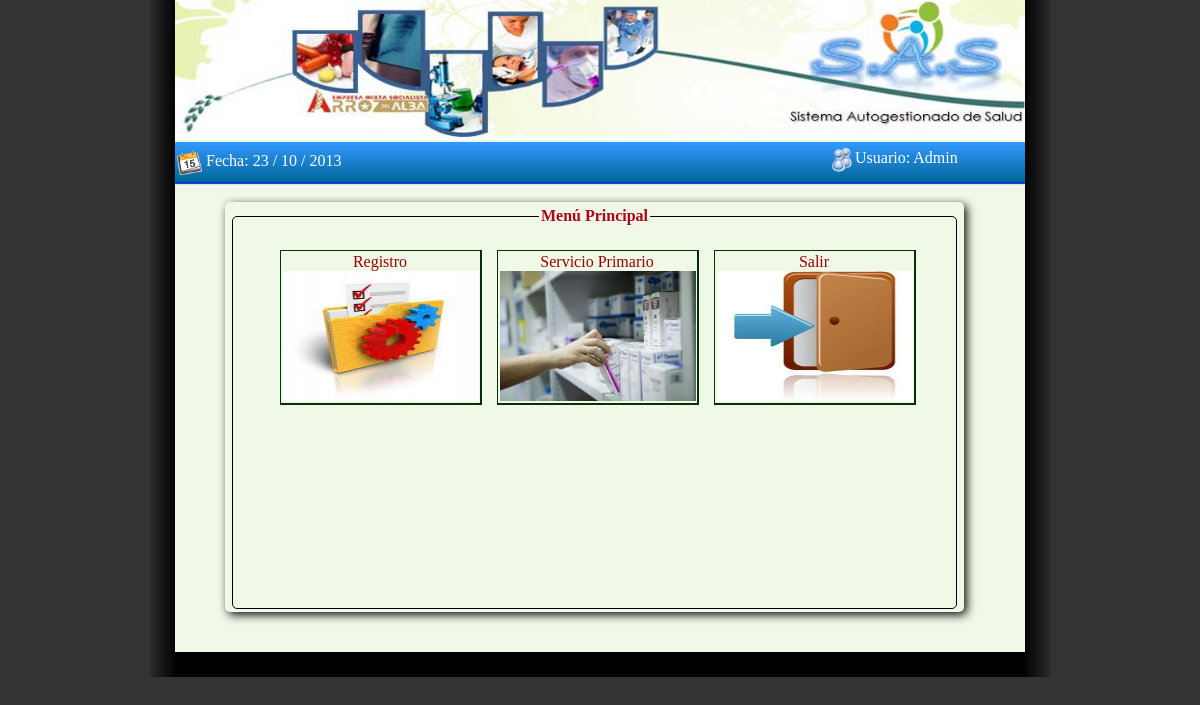
The page /menu.php (signed in) on the database as committed earlier.
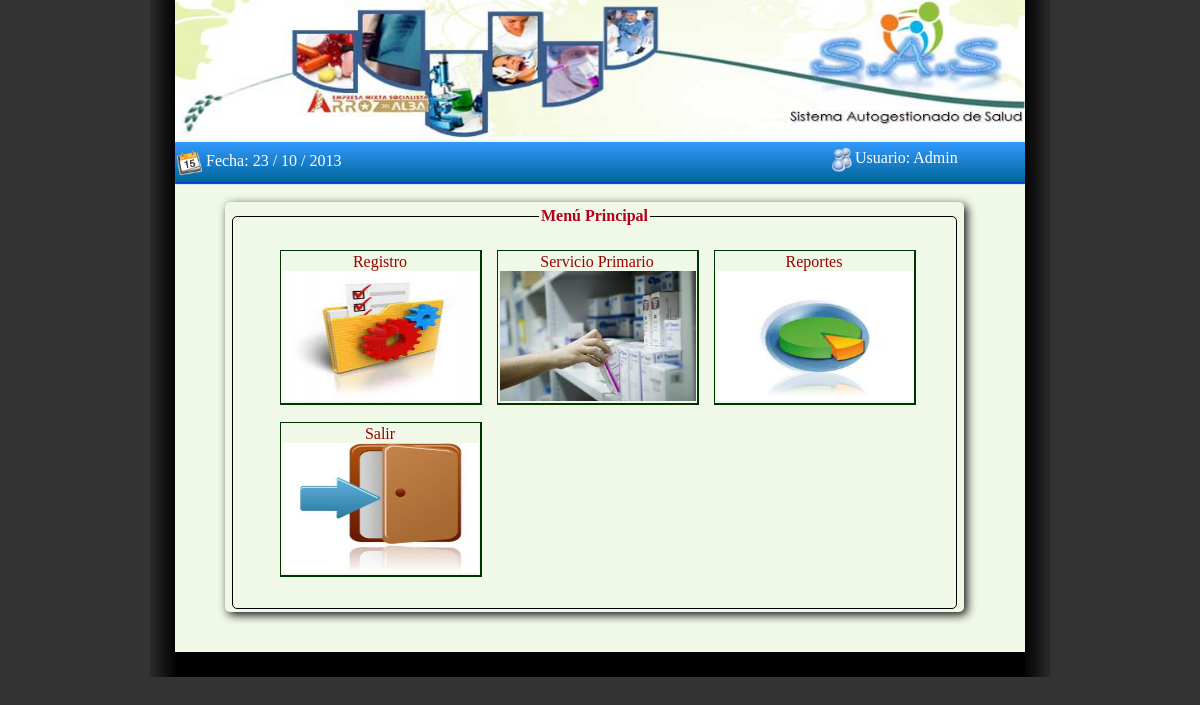
The same page on the database as committed later.
### tables this page shows
CREATE TABLE IF NOT EXISTS `tmodulo` (
  `idmodulo` int(11) NOT NULL AUTO_INCREMENT,
  `url` varchar(100) NOT NULL,
  `descripcion` varchar(255) NOT NULL,
  `icono` varchar(200) NOT NULL,
  `estatus` char(1) NOT NULL,
  PRIMARY KEY (`idmodulo`)
);

### persona/Clases/clase_vistas.php (called while the page is built, shortened)
<?
include_once( "clase_mysql.php" );
class vistas extends conectaBDMy
{
	private $login;
	function vistas() {
		$this->login="";
	}
	function setlogin($login){
		$this->login = $login;
	}
	function listamodulo()
	{
		$c=0;
			$sql="
				SELECT DISTINCT (tmodulo.idmodulo) as modulo,tmodulo.url, tmodulo.icono as ico, tmodulo.descripcion as descrip
				FROM usuario, tmodulo, tvista, tseccion, trol, tpermisos
				WHERE usuario.nombre_usuario = '$this->login'
				AND usuario.idrol = trol.idrol
				AND trol.idrol = tpermisos.idrol
				AND tpermisos.idvista = tvista.idvista
				AND tvista.idseccion = tseccion.idseccion
				AND tseccion.idmodulo = tmodulo.idmodulo";
		 $cursor=parent::ejecuta_sql($sql);
		 if($row= parent::proxima_tupla($cursor))
		 {
			 DO
			 {
				$fila[$c][1]=$row["modulo"];
				$fila[$c][2]=$row["ico"];
				$fila[$c][3]=$row["descrip"];
				$fila[$c][4]=$row["url"];
				$c++;
			 }WHILE($row= parent::proxima_tupla($cursor));
		 }
		if ( $fila>0 )
			return $fila;
		else
			return -1;
	}
}
?>

### persona/Clases/clase_mysql.php (called while the page is built, shortened)
<?PHP
class conectaBDMy
{
	private $servidor;
	private $usuario;
	private $password;
	private $conexion;
	function conectaBDMy()
	{
		$this->servidor="localhost";
		$this->usuario="root";
		$this->password="iutep";
		$this->basedatos="bdsas";
	}
	function abrir_BD()
	{
		if ( !($enlace= @mysql_connect( $this->servidor, $this->usuario, $this->password ) ) )
		{
		header("Location: ../html/Error_bd.html");
		}
		$this->conexion=$enlace;
		return true;
	}
	function ejecuta_sql( $query )
	{
		if ( $this->abrir_BD() )
	     return ( mysql_query($query,$this->conexion ) );
	else
	     return null;
	}
  function proxima_tupla($cursor)
  {
	return mysql_fetch_array($cursor);
  }
}
?>

### menu.php (the view, shortened to what this page needs)
<?php session_start();
include_once("persona/Clases/clase_vistas.php");
$vist=new vistas;
$vist->setlogin($_SESSION["login"]);
?><!DOCTYPE html PUBLIC "-//W3C//DTD XHTML 1.0 Transitional//EN" "http://www.w3.org/TR/xhtml1/DTD/xhtml1-transitional.dtd">
<html xmlns="http://www.w3.org/1999/xhtml">
<head>
<link href="estilos/css_portal.css" rel="stylesheet" type="text/css" />
</head>
<body>
 <div id="principal">
<table width="100%" height="auto" border="0" cellspacing="0" cellpadding="0">
  <tr>
    <td class="shadow_left">&nbsp;</td>
    <td>
        <table width="100%" border="0" cellspacing="0" cellpadding="0">
          <tr>
            <td><img src="Imagenes/banner.jpg" width="850" height="140" /></td>
          </tr>
        </table>
    <td class="shadow_right"></td>
     </td>
  </tr>
  <tr>
    <td height="450" class="shadow_left"></td>
    <td bgcolor="#F0F8E7">
         <div id="franja">
            <div id="usuario" class="texto">
               <img src="Imagenes/Icono3.gif" width="25" height="25" align="absmiddle"/>Usuario: <?php echo $_SESSION["login"]?>
            </div>
           <div id="fecha" class="texto">
            <img src="Imagenes/calendario.png" width="25" height="25" align="absmiddle"/><?php date_default_timezone_set('America/Caracas'); echo " Fecha: ".date('d / m  / Y') ?>
            </div>
         </div>
     <div id="capa-index">
        <div id="sombra">
        <fieldset>
            <legend style="color: #B0001B; font-weight: bold; text-align: center;">Menú Principal</legend>
            <div id="menu-principal">
            <div id="cuadro">
             <ul><?php
             	$modulos=$vist->listamodulo();
				for($i=0;$i<count($modulos);$i++)
				{
					$ico=$modulos[$i][2];
					$descrip=$modulos[$i][3];
					$url=$modulos[$i][4];
				?>
		<li><a href="<? echo $url;?>"><center><? echo $descrip;?></center><img src="<? echo $ico;?>" width="196" height="130" /></a></li>
        <?php }?>
		<li><a href="persona/Controladores/cerrarsesion.php"><center>Salir</center><img src="Imagenes/salir.jpg" width="196" height="130" /></a></li>
        </ul>
            </div>
            </div>
        </fieldset>
        </div>
        </div>
    </td>
    <td class="shadow_right">&nbsp;</td>
  </tr>
  <tr>
    <td height="25" class="shadow_left">&nbsp;</td>
    <td class="middle_spacer"></td>
    <td class="shadow_right">&nbsp;</td>
  </tr>
</table>
</div>
</body>
</html>

### estilos/css_portal.css (style rules this page uses)
body { background-color: #333; margin-top:0px; }
#principal { width:900px; height:auto; margin:auto; border-radius:8px; }
#franja { width: 850px; height: 40px; margin-top:2px; background: -moz-linear-gradient(#39F, #069); background: -webkit-gradient(linear,left bottom,left top,color-stop(0, #069),color-stop(1, #39F)); background: -webkit-linear-gradient(#39F, #069); background: -o-linear-gradient(#39F, #069); background: -ms-linear-gradient(#39F, #069); background: linear-gradient(#39F, #069); -moz-border-radius: 20px; border-radius: 1px 1px 0px 0px; -moz-box-shadow: 0 2px 1px #03C; -webkit-box-shadow: 0 2px 1px #03C; box-shadow: 0 2px 1px #03C; font-family:Calibri; color:#fff; text-decoration: none; }
.texto { font-family:Calibri; color:#fff; text-decoration: none; }
#usuario { width: 200px; height: 20px; margin-top:5px; margin-left:655px; position:absolute; }
#fecha { width: 200px; height: 20px; margin-top:8px; margin-left:2px; position:absolute; font-family:Calibri; color:#fff; text-decoration: none; }
#menu-principal { margin: auto; margin-top: 0px; width: 700px; height: 600px; display:block; position: relative; }
#capa-index { width:850px; height:450px; background:#F0F8E7; margin-top:-10px; margin-right:100; }
#cuadro { margin:0 auto; position: relative; }
#cuadro li { display:inline; float:left; width:195px; background-color:#F0F8E7; padding:2px; margin:8px; margin-left:-5px; margin-right:20px; margin-top:9px; position: relative; border:#030 solid 1px; border-right: #030 solid 2px; border-bottom: #030 solid 2px; }
#sombra { width:729px; height:400px; padding:5px; margin-top:30px; margin-left:50px; display:block; box-shadow: 3px 3px 10px #121212; border-radius: 5px; }
fieldset { border:1px solid #000; padding:0px; margin-top:0px; margin-bottom:8px; height:400px; border-radius: 5px; }
a { font-family:Calibri; color:#990000; text-decoration: none; }
td.middle_spacer { width: 800px; background-color: #000; }
td.shadow_right { background-image: url(../imagenes_estilos/border_shadow_l.jpg); background-repeat: repeat-y; background-position: left; }
td.shadow_left { background-image: url(../imagenes_estilos/border_shadow_r.jpg); background-repeat: repeat-y; background-position: right; }

Rows that differ between the two databases and show on the page:
now on this page (row edited): tmodulo: descripcion "Reportes", icono (picture)
